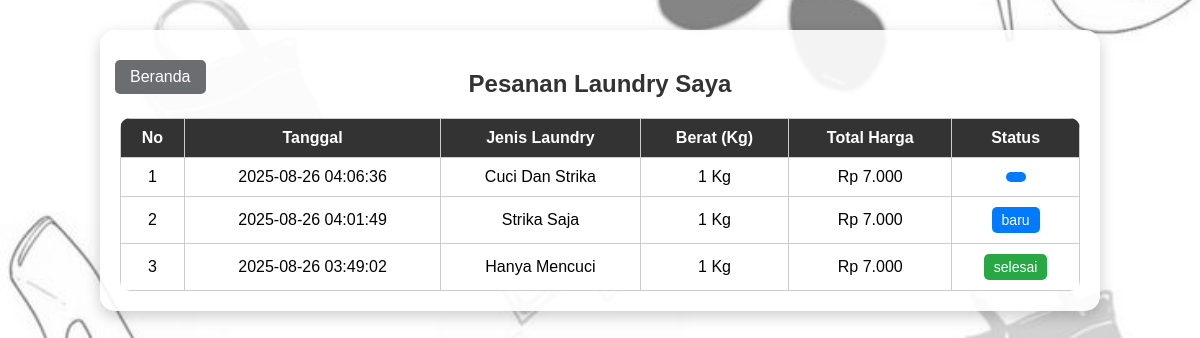
The page /pesanan.php (signed in) on the database its author committed.
### tables this page shows
CREATE TABLE `tb_orders` (
  `id` int(11) NOT NULL,
  `customer_name` varchar(200) NOT NULL,
  `user_id` int(11) NOT NULL,
  `service_id` int(11) NOT NULL,
  `tanggal` datetime NOT NULL,
  `jenis_laundry` varchar(200) NOT NULL,
  `berat` int(11) NOT NULL,
  `total_harga` text NOT NULL,
  `status` enum('baru','proses','diambil','selesai') NOT NULL,
  `created_at` timestamp NOT NULL DEFAULT current_timestamp()
);

### pesanan.php (the view, shortened to what this page needs)
<?php
include "connection.php";
$email = $_SESSION['email'];
$user_query = mysqli_query($conn, "SELECT id, nama_lengkap FROM tb_users WHERE email='$email'");
$user = mysqli_fetch_assoc($user_query);
$user_id = (int)$user['id'];
$HARGA_PER_KG = 7000;
$query = "
    SELECT
        id, tanggal, jenis_laundry, berat, status
    FROM tb_orders
    WHERE user_id = $user_id
    ORDER BY id DESC
";
$result = mysqli_query($conn, $query);
?>
<!DOCTYPE html>
<html lang="id">
<head>
</head>
<body>
<div class="container">
    <h2>Pesanan Laundry Saya</h2>
    <table class="table">
        <tr>
            <th>No</th>
            <th>Tanggal</th>
            <th>Jenis Laundry</th>
            <th>Berat (Kg)</th>
            <th>Total Harga</th>
            <th>Status</th>
        </tr>
        <?php
        $no = 1;
        while ($row = mysqli_fetch_assoc($result)) {
            $status = $row['status'];
            $class = "baru";
            if ($status == "sedang di proses") $class = "proses";
            elseif ($status == "sedang di cuci") $class = "cuci";
            elseif ($status == "siap di kirim") $class = "siap";
            elseif ($status == "sudah di kirim") $class = "kirim";
            elseif ($status == "selesai") $class = "selesai";
            elseif ($status == "sudah diambil") $class = "diambil";
            $total_harga = (int)$row['berat'] * $HARGA_PER_KG;
        ?>
        <tr>
            <td><?= $no++ ?></td>
            <td><?= htmlspecialchars($row['tanggal']) ?></td>
            <td><?= htmlspecialchars($row['jenis_laundry'] ?? '-') ?></td>
            <td><?= (int)$row['berat'] ?> Kg</td>
            <td>Rp <?= number_format($total_harga, 0, ',', '.') ?></td>
            <td><span class="status <?= $class ?>"><?= htmlspecialchars($status) ?></span></td>
        </tr>
        <?php } ?>
    </table>
    <a href="dashboard.php" class="beranda">Beranda</a>
</div>
</body>
</html>

### pesanan.php (style rules this page uses)
body { font-family: Arial, sans-serif; background-image: url("Fashion%20Instagram%20story%20template%20and%20iPhone%20background%20fashion%20bloggers%20Instagram.jpeg"); background-size: cover; background-position: center; margin: 0; padding: 0; }
.container { width: 80%; margin: 30px auto; background: rgba(255,255,255,0.9); padding: 20px; border-radius: 15px; box-shadow: 0 5px 15px rgba(0,0,0,0.2); position: relative; }
h2 { text-align: center; margin-bottom: 20px; color: #333; }
.table { width: 100%; border-collapse: collapse; background: #fff; border-radius: 10px; overflow: hidden; }
.table th, .table td { border: 1px solid #ccc; padding: 10px; text-align: center; }
.table th { background: #333; color: #fff; }
.status { padding: 5px 10px; border-radius: 5px; color: #fff; display: inline-block; font-size: 14px; }
.status.baru { background: #007bff; }
.status.selesai { background: #28a745; }
.beranda { display: inline-block; margin-top: 15px; padding: 8px 15px; background: #6b6e71; color: #fff; text-decoration: none; border-radius: 5px; position: absolute; top: 15px; left: 15px; transition: 0.3s; }

### rows shown on the page
tb_orders: tanggal "2025-08-26 04:06:36", jenis_laundry "Cuci Dan Strika", berat "1", berat "7.000"
tb_orders: tanggal "2025-08-26 04:01:49", jenis_laundry "Strika Saja", berat "1", berat "7.000", status "baru"
tb_orders: tanggal "2025-08-26 03:49:02", jenis_laundry "Hanya Mencuci", berat "1", berat "7.000", status "selesai"
